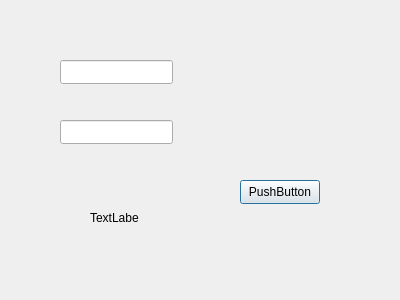
<?xml version="1.0" encoding="UTF-8"?>
<ui version="4.0">
 <class>loginui</class>
 <widget class="QDialog" name="loginui">
  <property name="geometry">
   <rect>
    <x>0</x>
    <y>0</y>
    <width>400</width>
    <height>300</height>
   </rect>
  </property>
  <property name="windowTitle">
   <string>Dialog</string>
  </property>
  <widget class="QPushButton" name="btnLogin">
   <property name="geometry">
    <rect>
     <x>240</x>
     <y>180</y>
     <width>80</width>
     <height>24</height>
    </rect>
   </property>
   <property name="text">
    <string>PushButton</string>
   </property>
  </widget>
  <widget class="QLineEdit" name="textUsername">
   <property name="geometry">
    <rect>
     <x>60</x>
     <y>60</y>
     <width>113</width>
     <height>24</height>
    </rect>
   </property>
  </widget>
  <widget class="QLineEdit" name="texPassword">
   <property name="geometry">
    <rect>
     <x>60</x>
     <y>120</y>
     <width>113</width>
     <height>24</height>
    </rect>
   </property>
  </widget>
  <widget class="QLabel" name="labelInfo">
   <property name="geometry">
    <rect>
     <x>90</x>
     <y>210</y>
     <width>49</width>
     <height>16</height>
    </rect>
   </property>
   <property name="text">
    <string>TextLabel</string>
   </property>
  </widget>
 </widget>
 <resources/>
 <connections/>
</ui>
